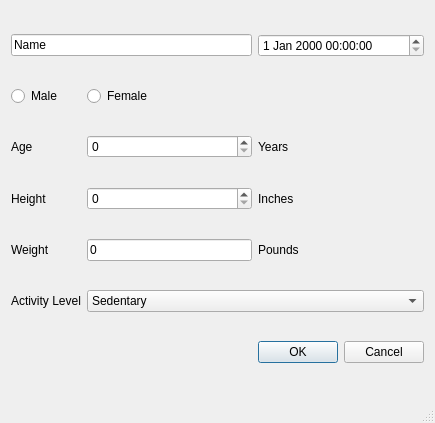
<?xml version="1.0" encoding="UTF-8"?>
<ui version="4.0">
 <class>MainWindow</class>
 <widget class="QMainWindow" name="MainWindow">
  <property name="geometry">
   <rect>
    <x>0</x>
    <y>0</y>
    <width>435</width>
    <height>423</height>
   </rect>
  </property>
  <property name="minimumSize">
   <size>
    <width>435</width>
    <height>423</height>
   </size>
  </property>
  <property name="maximumSize">
   <size>
    <width>16777215</width>
    <height>519</height>
   </size>
  </property>
  <property name="windowTitle">
   <string>MainWindow</string>
  </property>
  <widget class="QWidget" name="centralWidget">
   <layout class="QGridLayout" name="gridLayout">
    <item row="2" column="1" colspan="2">
     <widget class="QRadioButton" name="Selection_Female">
      <property name="text">
       <string>Female</string>
      </property>
      <attribute name="buttonGroup">
       <string notr="true">buttonGroup</string>
      </attribute>
     </widget>
    </item>
    <item row="6" column="1">
     <widget class="QLineEdit" name="Selection_Weight">
      <property name="text">
       <string>0</string>
      </property>
     </widget>
    </item>
    <item row="7" column="1" colspan="2">
     <widget class="QComboBox" name="Selection_Activity">
      <item>
       <property name="text">
        <string>Sedentary</string>
       </property>
      </item>
      <item>
       <property name="text">
        <string>Lightly Active</string>
       </property>
      </item>
      <item>
       <property name="text">
        <string>Moderatetely Active</string>
       </property>
      </item>
      <item>
       <property name="text">
        <string>Very Active</string>
       </property>
      </item>
      <item>
       <property name="text">
        <string>Extra Active</string>
       </property>
      </item>
     </widget>
    </item>
    <item row="4" column="0">
     <widget class="QLabel" name="Label_Age">
      <property name="text">
       <string>Age</string>
      </property>
     </widget>
    </item>
    <item row="2" column="0">
     <widget class="QRadioButton" name="Selection_Male">
      <property name="text">
       <string>Male</string>
      </property>
      <attribute name="buttonGroup">
       <string notr="true">buttonGroup</string>
      </attribute>
     </widget>
    </item>
    <item row="4" column="1">
     <widget class="QSpinBox" name="Selection_Age"/>
    </item>
    <item row="6" column="2">
     <widget class="QLabel" name="Label_Pounds">
      <property name="text">
       <string>Pounds</string>
      </property>
     </widget>
    </item>
    <item row="0" column="0" colspan="2">
     <widget class="QLineEdit" name="Selection_Name">
      <property name="minimumSize">
       <size>
        <width>113</width>
        <height>0</height>
       </size>
      </property>
      <property name="text">
       <string>Name</string>
      </property>
     </widget>
    </item>
    <item row="5" column="0">
     <widget class="QLabel" name="Label_Height">
      <property name="text">
       <string>Height</string>
      </property>
     </widget>
    </item>
    <item row="4" column="2">
     <widget class="QLabel" name="Label_Years">
      <property name="text">
       <string>Years</string>
      </property>
     </widget>
    </item>
    <item row="5" column="1">
     <widget class="QSpinBox" name="Selection_Height"/>
    </item>
    <item row="7" column="0">
     <widget class="QLabel" name="Label_Activity">
      <property name="text">
       <string>Activity Level</string>
      </property>
     </widget>
    </item>
    <item row="6" column="0">
     <widget class="QLabel" name="Label_Weight">
      <property name="text">
       <string>Weight</string>
      </property>
     </widget>
    </item>
    <item row="5" column="2">
     <widget class="QLabel" name="Label_Inches">
      <property name="text">
       <string>Inches</string>
      </property>
     </widget>
    </item>
    <item row="0" column="2">
     <widget class="QDateTimeEdit" name="Selection_Date"/>
    </item>
    <item row="8" column="2">
     <widget class="QDialogButtonBox" name="Selection_Confirm">
      <property name="standardButtons">
       <set>QDialogButtonBox::Cancel|QDialogButtonBox::Ok</set>
      </property>
     </widget>
    </item>
   </layout>
  </widget>
  <widget class="QStatusBar" name="statusBar"/>
 </widget>
 <layoutdefault spacing="6" margin="11"/>
 <resources/>
 <connections/>
 <buttongroups>
  <buttongroup name="buttonGroup"/>
 </buttongroups>
</ui>
